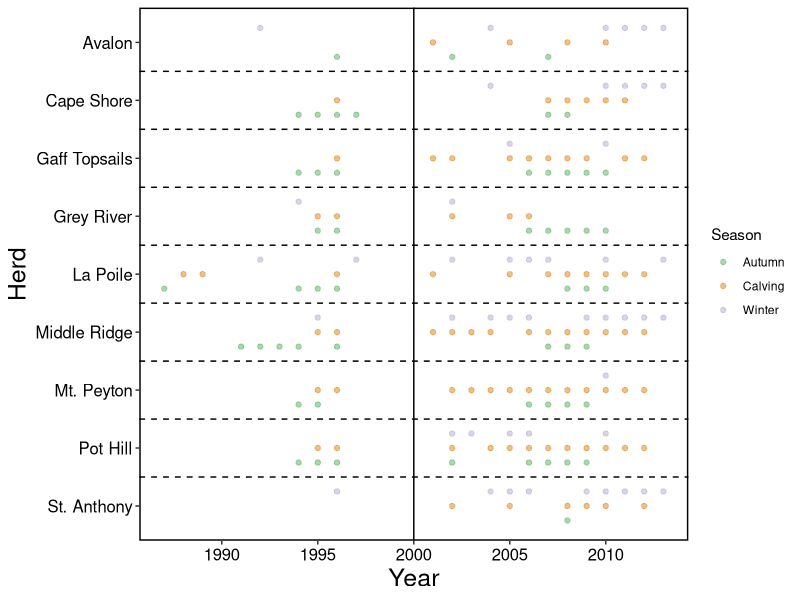

Reproduce this figure in R.

## load libraries
library(data.table)
library(ggplot2)
library(gridExtra)

### load data 
allDf <- fread("output/groups-herd-year.csv")

## number of surveys per year
allDf[, .N, by = c("HERD")]

## rename herds
allDf$HERD[allDf$HERD == "Cape_Shore"] <- "Cape Shore"
allDf$HERD[allDf$HERD == "Mt_Peyton"] <-"Mt. Peyton"
allDf$HERD[allDf$HERD == "Grey_River"] <- "Grey River"
allDf$HERD[allDf$HERD == "Gaff_Topsails"] <- "Gaff Topsails"
allDf$HERD[allDf$HERD == "Pothill"] <- "Pot Hill"
allDf$HERD[allDf$HERD == "St_Anthony"] <- "St. Anthony"
allDf$HERD[allDf$HERD == "Lapoile"] <- "La Poile"
allDf$HERD[allDf$HERD == "Middle_Ridge"] <- "Middle Ridge"



png("graphics/FigS2.png", width = 5000, height = 3500, units = "px", res = 600)
ggplot(allDf) +
  geom_point(aes(year, y = factor(HERD, level = 
                                    c( "St. Anthony",
                                       "Pot Hill",
                                       "Mt. Peyton",
                                       "Middle Ridge",
                                       "La Poile",
                                       "Grey River",
                                       "Gaff Topsails",
                                       "Cape Shore",
                                       "Avalon")),
                 group = season, color = season), 
             position = position_dodge(width = 0.75),
             alpha = 0.5) +
  scale_color_manual(values=c("#5aae61", "#e08214", "#b2abd2")) +
  geom_vline(xintercept = 2000) +
  geom_hline(yintercept = 1.5, lty = 2) +
  geom_hline(yintercept = 2.5, lty = 2) +
  geom_hline(yintercept = 3.5, lty = 2) +
  geom_hline(yintercept = 4.5, lty = 2) +
  geom_hline(yintercept = 5.5, lty = 2) +
  geom_hline(yintercept = 6.5, lty = 2) +
  geom_hline(yintercept = 7.5, lty = 2) +
  geom_hline(yintercept = 8.5, lty = 2) +
  ylab("Herd") + xlab("Year") +
  labs(color = "Season") +
  theme(#legend.position = 'none',
    legend.key = element_blank(),
    axis.title = element_text(size=18),
    axis.text.y = element_text(size=12, color = "black"),
    axis.text.x = element_text(size = 12, color = "black"), 
    strip.text  = element_text(size = 16),
    strip.background = element_rect(colour="black", size = 1, fill = "white"),
    panel.grid.minor = element_blank(),
    panel.background = element_blank(),
    panel.border = element_rect(colour = "black", fill=NA, size=1))

dev.off()